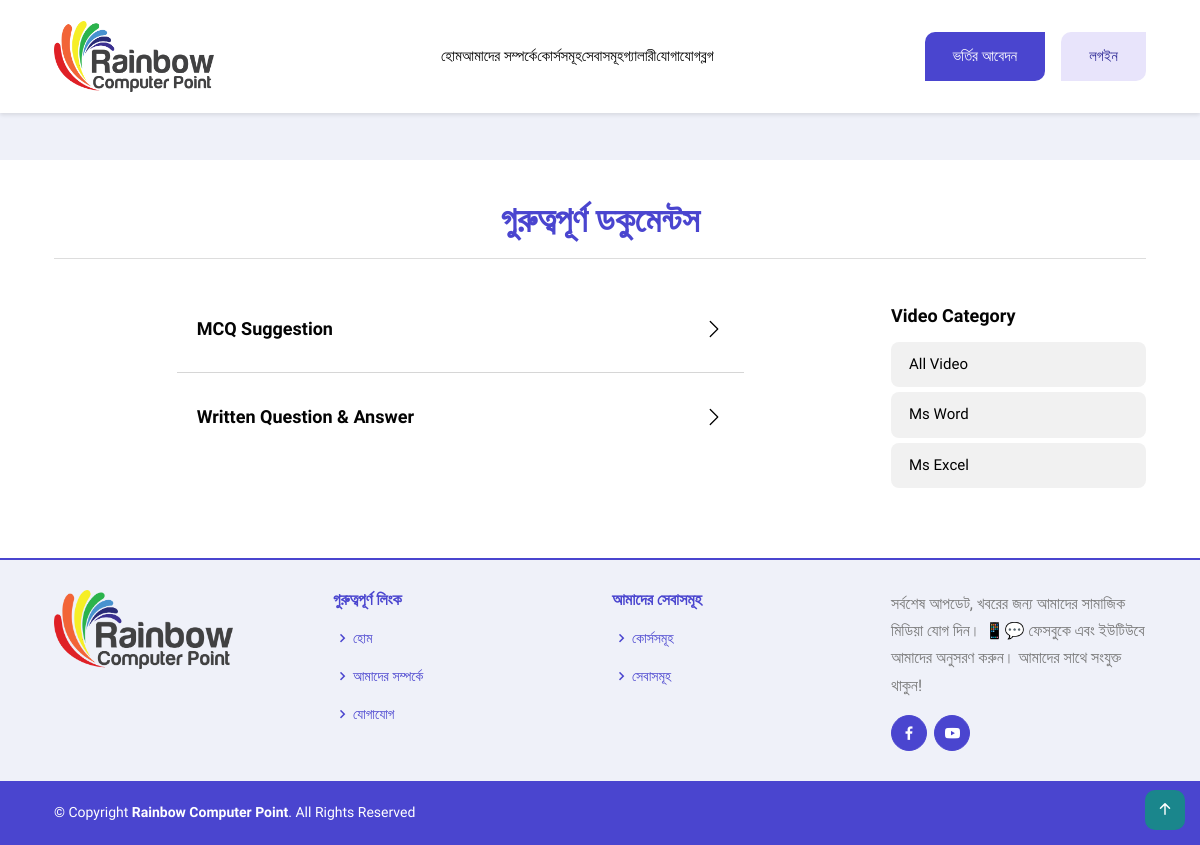
Screenshot of /alldocuments/ with the database file from the repository.
### RainbowApp/models.py (models this page shows, shortened)
class BlogFileModel(models.Model):
    File_Title = models.CharField(max_length=100, null=True)
    File = models.FileField(upload_to='BlogFile',null=True)

class BlogVideoModel(models.Model):
    CATEGORY = [
        ('Ms-Word','Ms Word'),
        ('Ms-Excel','Ms Excel'),
        ('Ms-Powerpoint','Ms Powerpoint'),
        ('Other','Other'),
    ]
    Video_Title = models.CharField(max_length=100,null=True)
    Video_Description = models.TextField(null=True)
    Video_Category = models.CharField(choices=CATEGORY, max_length=50, null=True)
    Video_Url = models.CharField(max_length=200,null=True)
    Video_Thumbnail = models.ImageField(upload_to='VideoThumbnail/',null=True)
    Posted_Date = models.DateField(auto_now_add=True)

### RainbowProject/views.py (the view)
# urls.py: path('alldocuments/',alldocuments, name='alldocuments'),
def alldocuments(request):
    alldocumentData = BlogFileModel.objects.all()
    blogVideoData = BlogVideoModel.objects.all()
    unique_categories = BlogVideoModel.objects.values_list('Video_Category', flat=True).distinct()
    unique_category_list = list(unique_categories)
    context = {
        'alldocumentData':alldocumentData,
        "unique_category_list":unique_category_list,
    }
    return render(request, 'commons/alldocuments.html',context)

### template/commons/alldocuments.html (shortened to what this page needs)
{% extends 'master/master.html' %}
{% block content %}
<section class="section">
  <div class="container">
    <div class="row">
      <div class="section-title text-center">
        <h2>গুরুত্বপূর্ণ ডকুমেন্টস</h2>
        <hr>
      </div>
      <div class="col-lg-9">
        <div class="container">
          <div class="row justify-content-center">
            <div class="col-lg-9">
              <div class="accordion accordion-border-bottom" id="accordionFAQ">
                {% for data in alldocumentData %}
                    <div class="accordion-item">
                        <a href="{% url 'blogsdetails' data.id %}">
                            <h2 class="accordion-header accordion-button h5 border-0 "
                          id="heading-8fe6730e26db16f15763887c30a614caa075f518" type="button" data-bs-toggle="collapse"
                          data-bs-target="#collapse-8fe6730e26db16f15763887c30a614caa075f518" aria-expanded="false"
                          aria-controls="collapse-8fe6730e26db16f15763887c30a614caa075f518">{{data.File_Title}}</h2>
                        </a>
                      </div>
                {% endfor %}
              </div>
            </div>
          </div>
        </div>
      </div>
      <div class="col-lg-3" style="text-align: left;">
        <div class="widget widget-categories">
          <h5 class="widget-title"><span>Video Category</span></h5>
          <ul class="list-unstyled widget-list">
            <li><a href="{% url 'blogs' %}">All Video</a>
            </li>
            {% for i in unique_category_list %}
            <li><a href="{% url 'categoryVideo' i %}">{{i}}</a>
            </li>
            {% endfor %}
          </ul>
        </div>
      </div>
    </div>
  </div>
</section>
{% endblock content %}

### rows the page displays
BlogFileModel: File_Title "MCQ Suggestion"
BlogFileModel: File_Title "Written Question & Answer"
BlogVideoModel: Video_Category "Ms Word"
BlogVideoModel: Video_Category "Ms Excel"
